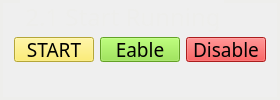
          <widget class="QGroupBox" name="groupBox_10">
           <property name="minimumSize">
            <size>
             <width>0</width>
             <height>0</height>
            </size>
           </property>
           <property name="maximumSize">
            <size>
             <width>330</width>
             <height>100</height>
            </size>
           </property>
           <property name="font">
            <font>
             <family>Adobe 黑体 Std R</family>
             <pointsize>18</pointsize>
            </font>
           </property>
           <property name="styleSheet">
            <string notr="true">   QGroupBox {
	color: rgb(238, 238, 236);
	border-color: rgb(238, 238, 236);
            border-width: 3px;
            border-style: solid;
            margin-top: 2ex;
        }
        QGroupBox::title {
            subcontrol-origin: margin;
            subcontrol-position: top left;
            left: 20px;
            margin-left: 2px;
            padding: 0  0px;
        }</string>
           </property>
           <property name="title">
            <string>2.1 Start Running</string>
           </property>
           <layout class="QGridLayout" name="gridLayout_13">
            <item row="0" column="0">
             <widget class="QPushButton" name="motorcontrol4_6">
              <property name="sizePolicy">
               <sizepolicy hsizetype="Minimum" vsizetype="Fixed">
                <horstretch>130</horstretch>
                <verstretch>35</verstretch>
               </sizepolicy>
              </property>
              <property name="minimumSize">
               <size>
                <width>80</width>
                <height>25</height>
               </size>
              </property>
              <property name="maximumSize">
               <size>
                <width>80</width>
                <height>25</height>
               </size>
              </property>
              <property name="font">
               <font>
                <family>Adobe 黑体 Std R</family>
                <pointsize>14</pointsize>
                <weight>50</weight>
                <italic>false</italic>
                <bold>false</bold>
               </font>
              </property>
              <property name="focusPolicy">
               <enum>Qt::NoFocus</enum>
              </property>
              <property name="styleSheet">
               <string notr="true">background-color: rgb(252, 233, 79);</string>
              </property>
              <property name="text">
               <string>START</string>
              </property>
             </widget>
            </item>
            <item row="0" column="2">
             <widget class="QPushButton" name="motorcontrol4_4">
              <property name="sizePolicy">
               <sizepolicy hsizetype="Minimum" vsizetype="Fixed">
                <horstretch>130</horstretch>
                <verstretch>35</verstretch>
               </sizepolicy>
              </property>
              <property name="minimumSize">
               <size>
                <width>80</width>
                <height>25</height>
               </size>
              </property>
              <property name="maximumSize">
               <size>
                <width>80</width>
                <height>25</height>
               </size>
              </property>
              <property name="font">
               <font>
                <family>Adobe 黑体 Std R</family>
                <pointsize>14</pointsize>
                <weight>50</weight>
                <italic>false</italic>
                <bold>false</bold>
               </font>
              </property>
              <property name="focusPolicy">
               <enum>Qt::NoFocus</enum>
              </property>
              <property name="styleSheet">
               <string notr="true">background-color: rgb(114, 159, 207);
background-color: rgb(239, 41, 41);</string>
              </property>
              <property name="text">
               <string>Disable</string>
              </property>
             </widget>
            </item>
            <item row="0" column="1">
             <widget class="QPushButton" name="motorcontrol4_5">
              <property name="sizePolicy">
               <sizepolicy hsizetype="Minimum" vsizetype="Fixed">
                <horstretch>130</horstretch>
                <verstretch>35</verstretch>
               </sizepolicy>
              </property>
              <property name="minimumSize">
               <size>
                <width>80</width>
                <height>25</height>
               </size>
              </property>
              <property name="maximumSize">
               <size>
                <width>80</width>
                <height>25</height>
               </size>
              </property>
              <property name="font">
               <font>
                <family>Adobe 黑体 Std R</family>
                <pointsize>14</pointsize>
                <weight>50</weight>
                <italic>false</italic>
                <bold>false</bold>
               </font>
              </property>
              <property name="focusPolicy">
               <enum>Qt::NoFocus</enum>
              </property>
              <property name="styleSheet">
               <string notr="true">background-color: rgb(114, 159, 207);
background-color: rgb(138, 226, 52);</string>
              </property>
              <property name="text">
               <string>Eable</string>
              </property>
             </widget>
            </item>
           </layout>
          </widget>
